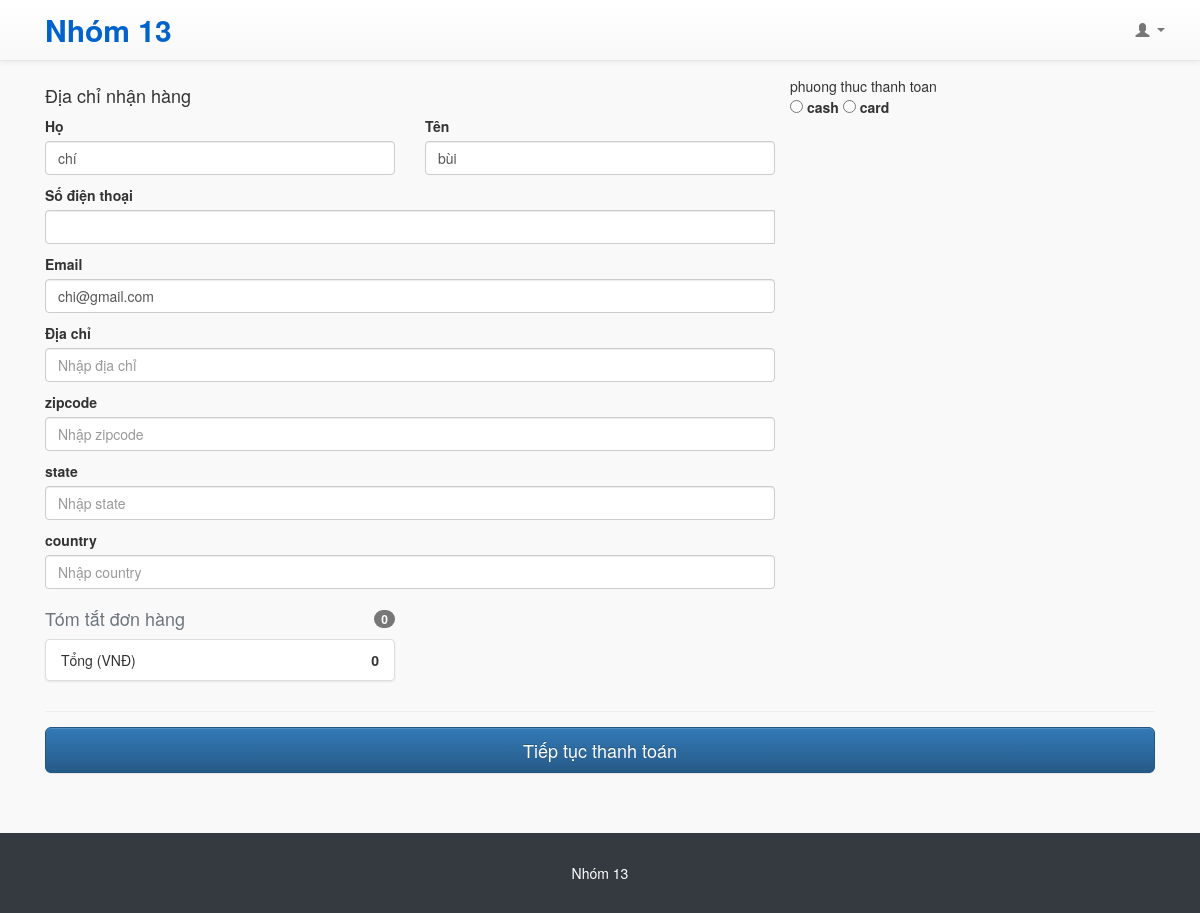
The page /orders/create/ (signed in) on the database its author committed.
### accounts/models.py (models this page shows, shortened)
class Profile(models.Model):
    user = models.OneToOneField(User, on_delete=models.CASCADE)
    full_name = models.CharField(max_length=17, blank=True,default='')
    birth_date = models.DateField(null=True, blank=True)
    GENDER_CHOICES = (('M', 'Male'), ('F', 'Female'), ('U', 'Unisex/Parody'))
    gender = models.CharField(max_length=1, choices=GENDER_CHOICES, blank=True)
    phone_number = models.CharField(max_length=17, blank=True)

class User(AbstractBaseUser, PermissionsMixin):
    email = models.EmailField(max_length=40)
    first_name = models.CharField(max_length=30, blank=True)
    last_name = models.CharField(max_length=30, blank=True)
    is_active = models.BooleanField(default=True)
    is_staff = models.BooleanField(default=False)
    date_joined = models.DateTimeField(default=timezone.now)
    userName = models.CharField(max_length=150, blank=True)
    bio = models.TextField(max_length=500, blank=True, null=True)
    objects = UserManager()
    USERNAME_FIELD = 'userName'
    REQUIRED_FIELDS = ['first_name', 'last_name']

### cart/models.py (models this page shows, shortened)
class Cart(models.Model):
    user = models.ForeignKey(User, on_delete=models.CASCADE, null=True)
    created = models.DateTimeField(auto_now_add=True)
    updated = models.DateTimeField(auto_now=True)
    paid = models.BooleanField(default=False)
    is_in_order = models.BooleanField(default=False)
    class Meta:
        ordering = ('-created',)
    def get_total_cost(self):
        return  sum(item.get_cost() for item in self.items.all())

### orders/views.py (the view)
def order_create(request):
    user = request.user
    profile = get_object_or_404(Profile, user=request.user)
    cart = Cart.objects.get(user = request.user)
    return render(request, 'orders/order_list.html', {'cart': cart, 'profile': profile})

### templates/orders/order_list.html (shortened to what this page needs)
 {% extends "shop/base.html" %}
 {% load crispy_forms_tags %}
 {%block content %}
 <div class="row">
   <div class="col-md-8">
     <h4 class="mb-3">Địa chỉ nhận hàng</h4>
     <form name="form" action='{% url "orders:order_save" %}' method='POST' class='needs-validation' novalidate>
       <div class="row">
         <div class="col-md-6 mb-3">
           <label for="lastName">Họ</label>
           <input type="text" class="form-control" id="lastName" placeholder="" value="{{profile.user.last_name}}" required>
         </div>
         <div class="col-md-6 mb-3">
           <label for="firstName">Tên</label>
           <input type="text" class="form-control" id="firstName" placeholder="" value="{{ profile.user.first_name }}" required>
         </div>
       </div>
       <div class="mb-3">
         <label for="username">Số điện thoại</label>
         <div class="input-group">
           <input type="text" value="{{ profile.user.phone_number }}" class="form-control" id="username" required>
         </div>
       </div>
       <div class="mb-3">
         <label for="email">Email</label>
         <input type="email" class="form-control" placeholder="Nhập email của bạn" value="{{profile.user.email}}">
       </div>
       <div class="mb-3">
         <label for="address">Địa chỉ</label>
         <input type="text" name="address" class="form-control" placeholder="Nhập địa chỉ" required>
       </div>
       <div class="mb-3">
        <label for="zip">zipcode</label>
        <input type="text" name="zip" class="form-control" placeholder="Nhập zipcode" required>
      </div>
      <div class="mb-3">
        <label for="state">state</label>
        <input type="text" name="state" class="form-control" placeholder="Nhập state" required>
      </div><div class="mb-3">
        <label for="country">country</label>
        <input type="text" name="country" class="form-control" placeholder="Nhập country" required>
      </div>
    </div>
    <div class="mb-3">
      <div >phuong thuc thanh toan</div>
      <input type="radio" id="cash" name="payment" value="cash">
      <label for="cash">cash</label>
      <input type="radio" id="card" name="payment" value="card">
      <label for="card">card</label>
    </div>
    <div class="col-md-4">
      <h4 class="d-flex justify-content-between align-items-center mb-3">
        <span class="text-muted">Tóm tắt đơn hàng</span>
        <span class="badge badge-secondary badge-pill">{{cart.items.count}}</span>
      </h4>
      <ul class="list-group mb-3">
        <li class="list-group-item d-flex justify-content-between">
          <span>Tổng (VNĐ)</span>
          <strong >{{cart.get_total_cost}}</strong>
        </li>
      </ul>
    </div>
  </div>
       <hr class="mb-4">
       <button class="btn btn-primary btn-lg btn-block" type="submit">Tiếp tục thanh toán</button>
   </div>
 {% endblock %}

### static/css/shop-homepage.css (style rules this page uses)
body { padding-top: 54px; }
@media (min-width: 992px) { body { padding-top: 56px; height: auto; padding-bottom: 120px; min-height: 654px; position: relative; } }
* { margin: 0; padding: 0 }
body { background-color: #f9f9f9; }

### rows shown on the page
Profile: user.last_name "chí", user.first_name "bùi", user.email "chi@gmail.com"
Cart: items.count "0", get_total_cost "0"
